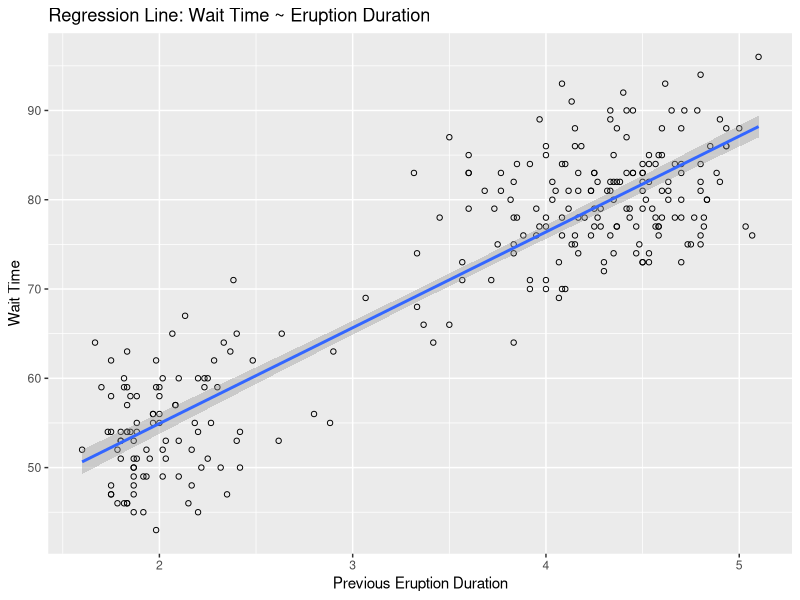

Reproduce this figure in R.
## ---- chunk 1
summary(lm(waiting ~ eruptions, data = faithful))
## ---- chunk 2
library(ggplot2)
ggplot(faithful, aes(x = eruptions, y = waiting)) + geom_point(shape=1) + geom_smooth(method = lm) +labs(x = 'Previous Eruption Duration', y = 'Wait Time', title = 'Regression Line: Wait Time ~ Eruption Duration')
